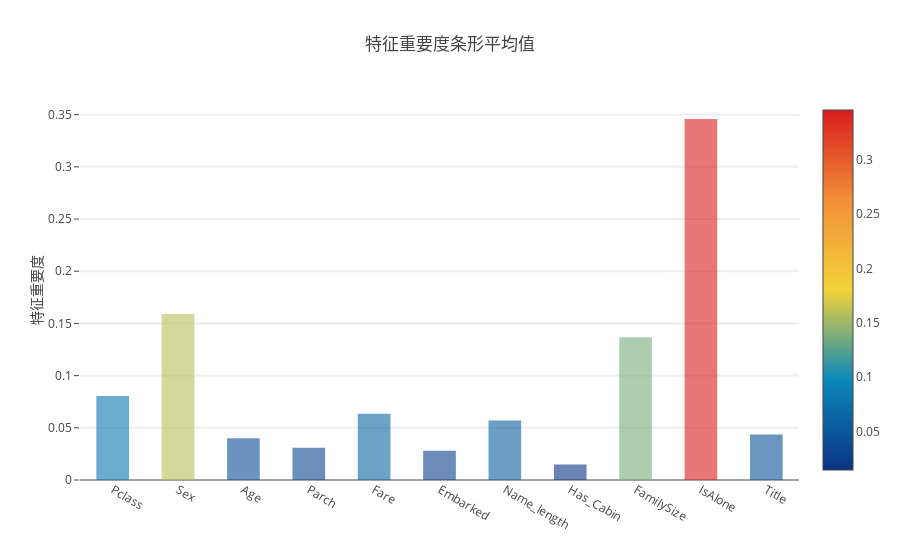

Notebook code for this chart:
### Markdown cell above
**绘制平均特征重要度的条形图

**lotly Barplot of Average Feature Importances**

在所有分类器中获得平均特征重要度之后，我们可以将它们绘制成如下的绘图条形图：

Having obtained the mean feature importance across all our classifiers, we can plot them into a Plotly bar plot as follows:

### Code cell
y = feature_dataframe['mean'].values
x = feature_dataframe['features'].values
data = [go.Bar(
            x= x,
             y= y,
            width = 0.5,
            marker=dict(
               color = feature_dataframe['mean'].values,
            colorscale='Portland',
            showscale=True,
            reversescale = False
            ),
            opacity=0.6
        )]

layout= go.Layout(
    autosize= True,
    title= '特征重要度条形平均值',
    hovermode= 'closest',
#     xaxis= dict(
#         title= 'Pop',
#         ticklen= 5,
#         zeroline= False,
#         gridwidth= 2,
#     ),
    yaxis=dict(
        title= '特征重要度',
        ticklen= 5,
        gridwidth= 2
    ),
    showlegend= False
)
fig = go.Figure(data=data, layout=layout)
py.iplot(fig, filename='bar-direct-labels')

### Figure 1 — Plotly figure (JSON) as saved in the notebook; plotly's stock layout.template omitted (floating-point values rounded to 4 significant figures)
{"data": [{"marker": {"color": [0.08059, 0.1591, 0.04, 0.03084, 0.06338, 0.02812, 0.05698, 0.01473, 0.1368, 0.3458, 0.04361], "colorscale": "Portland", "reversescale": false, "showscale": true}, "opacity": 0.6, "type": "bar", "uid": "c132aa76-cd01-11e8-a5fc-784f435c1213", "width": 0.5, "x": ["Pclass", "Sex", "Age", "Parch", "Fare", "Embarked", "Name_length", "Has_Cabin", "FamilySize", "IsAlone", "Title"], "y": [0.08059, 0.1591, 0.04, 0.03084, 0.06338, 0.02812, 0.05698, 0.01473, 0.1368, 0.3458, 0.04361]}], "layout": {"autosize": true, "hovermode": "closest", "showlegend": false, "title": "特征重要度条形平均值", "yaxis": {"gridwidth": 2, "ticklen": 5, "title": "特征重要度"}}}
